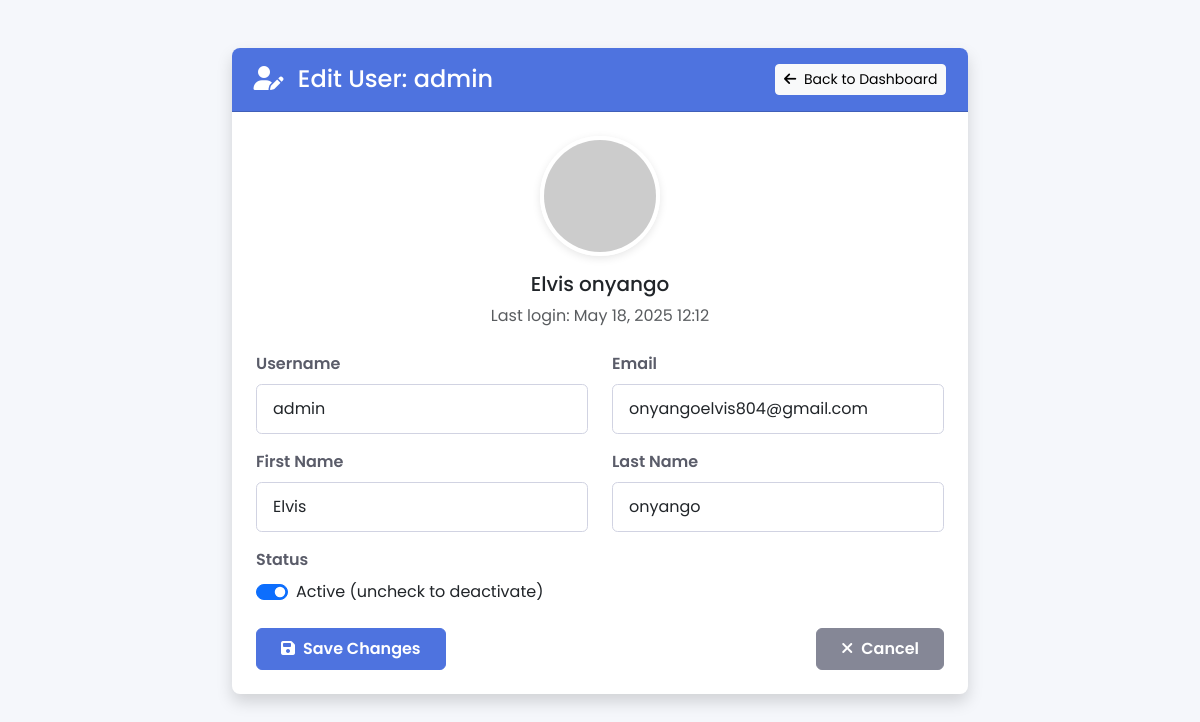
The page /edit-user/1/ (signed in) on the database its author committed.
### predictor/models.py (models this page shows, shortened)
class CustomUser(AbstractUser):
    role = models.CharField(
        max_length=10,
        choices=RoleChoices.choices,
        default=RoleChoices.PATIENT
    )

### predictor/views.py (the view)
# urls.py: path('edit-user/<int:user_id>/', edit_user, name='edit-user'),
@user_passes_test(is_staff_or_superuser, login_url='/admin/login/')
def edit_user(request, user_id):
    user = get_object_or_404(User, id=user_id)
    if request.method == 'POST':
        form = UserChangeForm(request.POST, instance=user)
        if form.is_valid():
            form.save()
            return redirect('predictor:admin-dashboard')
    else:
        form = UserChangeForm(instance=user)
    return render(request, 'edit_user.html', {'form': form, 'user': user})

### predictor/views.py (called while the page is built)
def is_staff_or_superuser(user):
    return user.is_staff or user.is_superuser

### predictor/templates/edit_user.html (shortened to what this page needs)
<!DOCTYPE html>
<html lang="en">
<head>
    <link href="https://cdn.jsdelivr.net/npm/bootstrap@5.3.0/dist/css/bootstrap.min.css" rel="stylesheet">
    <link rel="stylesheet" href="https://cdnjs.cloudflare.com/ajax/libs/font-awesome/6.4.0/css/all.min.css">
</head>
<body>
    <div class="container py-5">
        <div class="row justify-content-center">
            <div class="col-lg-8">
                <div class="card shadow">
                    <div class="card-header">
                        <div class="d-flex justify-content-between align-items-center">
                            <h4 class="m-0">
                                <i class="fas fa-user-edit me-2"></i>
                                Edit User: {{ user.username }}
                            </h4>
                            <a href="{% url 'predictor:admin-dashboard' %}" class="btn btn-sm btn-light">
                                <i class="fas fa-arrow-left me-1"></i> Back to Dashboard
                            </a>
                        </div>
                    </div>
                    <div class="card-body p-4">
                        <div class="text-center mb-4">
                            <img src="https://ui-avatars.com/api/?name={{ user.username }}&background=4e73df&color=fff&size=120"
                                 alt="User Avatar" class="user-avatar mb-3">
                            <h5>{{ user.get_full_name|default:user.username }}</h5>
                            <p class="text-muted mb-0">Last login: {{ user.last_login|date:"M d, Y H:i"|default:"Never" }}</p>
                        </div>
                        <form method="post" novalidate>
                            <div class="row mb-3">
                                <div class="col-md-6">
                                    <label for="id_username" class="form-label">Username</label>
                                    {{ form.username }}
                                </div>
                                <div class="col-md-6">
                                    <label for="id_email" class="form-label">Email</label>
                                    {{ form.email }}
                                </div>
                            </div>
                            <div class="row mb-3">
                                <div class="col-md-6">
                                    <label for="id_first_name" class="form-label">First Name</label>
                                    {{ form.first_name }}
                                </div>
                                <div class="col-md-6">
                                    <label for="id_last_name" class="form-label">Last Name</label>
                                    {{ form.last_name }}
                                </div>
                            </div>
                            <div class="mb-3">
                                <label for="id_is_active" class="form-label">Status</label>
                                <div class="form-check form-switch">
                                    {{ form.is_active }}
                                    <label class="form-check-label" for="id_is_active">
                                        {% if user.is_active %}
                                            Active (uncheck to deactivate)
                                        {% else %}
                                            Inactive (check to activate)
                                        {% endif %}
                                    </label>
                                </div>
                            </div>
                            <div class="d-flex justify-content-between mt-4">
                                <button type="submit" class="btn btn-primary">
                                    <i class="fas fa-save me-2"></i>Save Changes
                                </button>
                                <a href="{% url 'predictor:admin-dashboard' %}" class="btn btn-secondary">
                                    <i class="fas fa-times me-2"></i>Cancel
                                </a>
                            </div>
                        </form>
                    </div>
                </div>
            </div>
        </div>
    </div>
</body>
</html>

### predictor/templates/edit_user.html (style rules this page uses)
:root { --primary: #4e73df; --success: #1cc88a; --danger: #e74a3b; --warning: #f6c23e; --info: #36b9cc; --secondary: #858796; --light: #f8f9fc; --dark: #5a5c69; }
body { font-family: 'Poppins', sans-serif; background-color: #f5f7fb; }
.card { border: none; border-radius: 0.5rem; box-shadow: 0 0.15rem 1.75rem 0 rgba(58, 59, 69, 0.1); }
.card-header { background-color: var(--primary); color: white; border-radius: 0.5rem 0.5rem 0 0 !important; padding: 1rem 1.35rem; }
.form-label { font-weight: 600; color: var(--dark); margin-bottom: 0.5rem; }
.form-control, .form-select { border: 1px solid #d1d3e2; border-radius: 0.35rem; padding: 0.75rem 1rem; transition: border-color 0.15s ease-in-out, box-shadow 0.15s ease-in-out; }
.btn-primary { background-color: var(--primary); border-color: var(--primary); padding: 0.5rem 1.5rem; font-weight: 600; }
.btn-secondary { background-color: var(--secondary); border-color: var(--secondary); padding: 0.5rem 1.5rem; font-weight: 600; }
.user-avatar { width: 120px; height: 120px; border-radius: 50%; object-fit: cover; border: 4px solid white; box-shadow: 0 0.15rem 0.5rem rgba(0, 0, 0, 0.1); }

### rows shown on the page
CustomUser: username "admin", get_full_name "Elvis onyango", last_login "May 18, 2025 12:12", email "onyangoelvis804@gmail.com", first_name "Elvis", last_name "onyango", is_active "☑"
